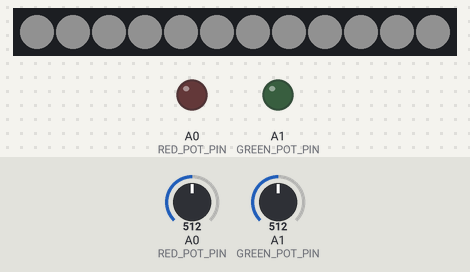
Bench run of a sketch on a simulated Arduino Uno, built with avr-gcc and run on an emulated ATmega328P. On the bench: 12 RGB LEDs in strip order, left to right, output pins drawn as LEDs (lit = HIGH). The test bench sets the inputs (shaded band); at power-on: A0 (RED_POT_PIN) = 512, A1 (GREEN_POT_PIN) = 512. Dim RGB values are drawn brighter than linear.

Above: at 1.2 s.
1.3 s: A0 (RED_POT_PIN) set to 716
At 1.8 s:
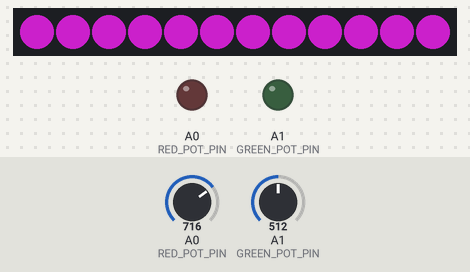
2.8 s: A1 (GREEN_POT_PIN) set to 306
At 3.6 s:
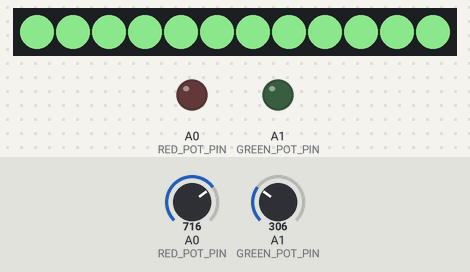
4.3 s: A1 (GREEN_POT_PIN) set to 190
5.8 s: A0 (RED_POT_PIN) set to 900
7.3 s: A1 (GREEN_POT_PIN) set to 122
At 8.4 s:
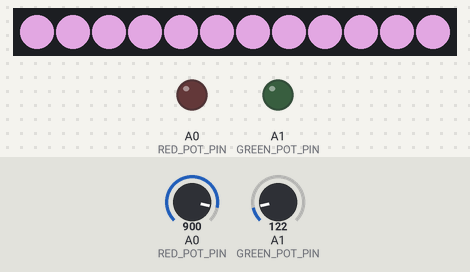
8.8 s: A0 (RED_POT_PIN) set to 1023
Timing chart, 0 to 11.3 s (numbered marks = the images above; inputs shaded):
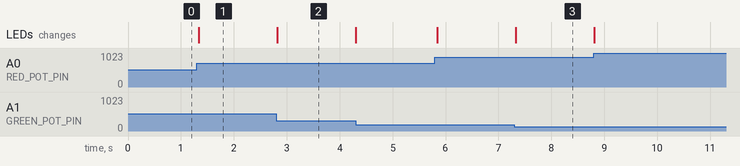

Measured:
- after the input at 1.3 s, the LEDs: change at once (image 1)
- after the input at 2.8 s, the LEDs: change at once (image 2)
- after the input at 7.3 s, the LEDs: change at once (image 3)

The sketch:

_01_rgb-lab.ino
```cpp
// rgb-lab with min and max values
#include <Adafruit_NeoPixel.h>

#define RED_POT_PIN A0
#define GREEN_POT_PIN A1
#define BLUE_POT_PIN A0

#define NUMBER_PIXELS 12
#define LED_DATA_PIN 12
Adafruit_NeoPixel strip = Adafruit_NeoPixel(NUMBER_PIXELS, LED_DATA_PIN, NEO_GRB + NEO_KHZ800);
int redValue, greenValue, blueValue;
int redMin=50, greenMin=50, blueMin=50;
int redMax=200, greenMax=200, blueMax=200;

void setup()
{
  pinMode(RED_POT_PIN, OUTPUT);
  pinMode(GREEN_POT_PIN, OUTPUT);
  pinMode(BLUE_POT_PIN, OUTPUT);
  strip.begin(); // initialize the memory for the LED strip
}

void loop() {
  // read the POT values
  redValue = analogRead(RED_POT_PIN);
  greenValue = analogRead(GREEN_POT_PIN);
  blueValue = analogRead(BLUE_POT_PIN);

  // update min values
  if (redValue < redMin) redMin == redValue;
  if (greenValue < greenMin) greenMin == greenValue;
  if (blueValue < blueMin) blueMin == blueValue;
  // update max values
  if (redValue > redMax) redMax == redValue;
  if (greenValue > greenMax) greenMax == greenValue;
  if (blueValue > blueMax) blueMax == blueValue;

  // convert range of minX-maxX to 0-255
  redValue = map(redValue,   redMin, redMax, 0, 255);
  greenValue = map(greenValue, greenMin, greenMax, 0, 255);
  blueValue = map(blueValue,  blueMin, blueMax, 0, 255);

  // update the new values
  for (int i=0; i<=NUMBER_PIXELS; i++)
      strip.setPixelColor(i, redValue, greenValue, blueValue);
   strip.show();
   delay(50); // slow the loop down
}
```
